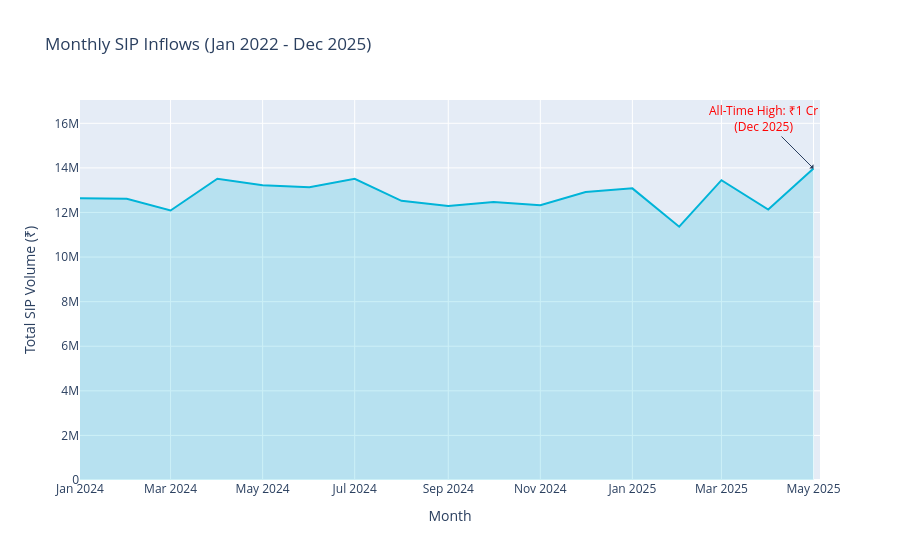

Notebook source saved alongside this figure:
### Markdown cell above
### 3. Monthly SIP Inflow Trend
**Insight:** Retail investor confidence hit an all-time high in December 2025, with monthly SIP inflows crossing the ₹31,000 Cr mark.

### Code cell
# Fetch transaction data
query_sip = """
SELECT transaction_date, amount_inr 
FROM fact_transactions 
WHERE transaction_type = 'SIP'
"""
df_sip = pd.read_sql(query_sip, conn)
df_sip['transaction_date'] = pd.to_datetime(df_sip['transaction_date'])

# Group by Month-Year
df_sip['month_year'] = df_sip['transaction_date'].dt.to_period('M').astype(str)
df_sip_monthly = df_sip.groupby('month_year')['amount_inr'].sum().reset_index()

fig_sip = px.area(df_sip_monthly, x='month_year', y='amount_inr',
                  title='Monthly SIP Inflows (Jan 2022 - Dec 2025)',
                  labels={'amount_inr': 'Total SIP Volume (₹)', 'month_year': 'Month'})

fig_sip.update_traces(line_color='#00b4d8', fillcolor='rgba(0, 180, 216, 0.2)')

# Annotate the All-Time High
peak_month = df_sip_monthly.loc[df_sip_monthly['amount_inr'].idxmax()]
fig_sip.add_annotation(
    x=peak_month['month_year'], y=peak_month['amount_inr'],
    text=f"All-Time High: ₹{peak_month['amount_inr']/10000000:.0f} Cr<br>(Dec 2025)",
    showarrow=True, arrowhead=1, ax=-50, ay=-50,
    font=dict(color="red", size=12)
)

fig_sip.show()
fig_sip.write_image("../reports/sip_inflow_trend.png", width=1000, height=500)

### Figure 1 — Plotly figure (JSON) as saved in the notebook; plotly's stock layout.template omitted (floating-point values rounded to 4 significant figures)
{"data": [{"fillcolor": "rgba(0, 180, 216, 0.2)", "fillpattern": {"shape": ""}, "hovertemplate": "Month=%{x}<br>Total SIP Volume (₹)=%{y}<extra></extra>", "legendgroup": "", "line": {"color": "#00b4d8"}, "marker": {"symbol": "circle"}, "mode": "lines", "name": "", "orientation": "v", "showlegend": false, "stackgroup": "1", "type": "scatter", "x": ["2024-01", "2024-02", "2024-03", "2024-04", "2024-05", "2024-06", "2024-07", "2024-08", "2024-09", "2024-10", "2024-11", "2024-12", "2025-01", "2025-02", "2025-03", "2025-04", "2025-05"], "xaxis": "x", "y": [12640000.0, 12610000.0, 12090000.0, 13510000.0, 13220000.0, 13130000.0, 13510000.0, 12520000.0, 12290000.0, 12470000.0, 12320000.0, 12920000.0, 13080000.0, 11360000.0, 13450000.0, 12130000.0, 13970000.0], "yaxis": "y"}], "layout": {"annotations": [{"arrowhead": 1, "ax": -50, "ay": -50, "font": {"color": "red", "size": 12}, "showarrow": true, "text": "All-Time High: ₹1 Cr<br>(Dec 2025)", "x": "2025-05", "y": 13973011}], "legend": {"tracegroupgap": 0}, "title": {"text": "Monthly SIP Inflows (Jan 2022 - Dec 2025)"}, "xaxis": {"anchor": "y", "domain": [0, 1], "title": {"text": "Month"}}, "yaxis": {"anchor": "x", "domain": [0, 1], "title": {"text": "Total SIP Volume (₹)"}}}}
